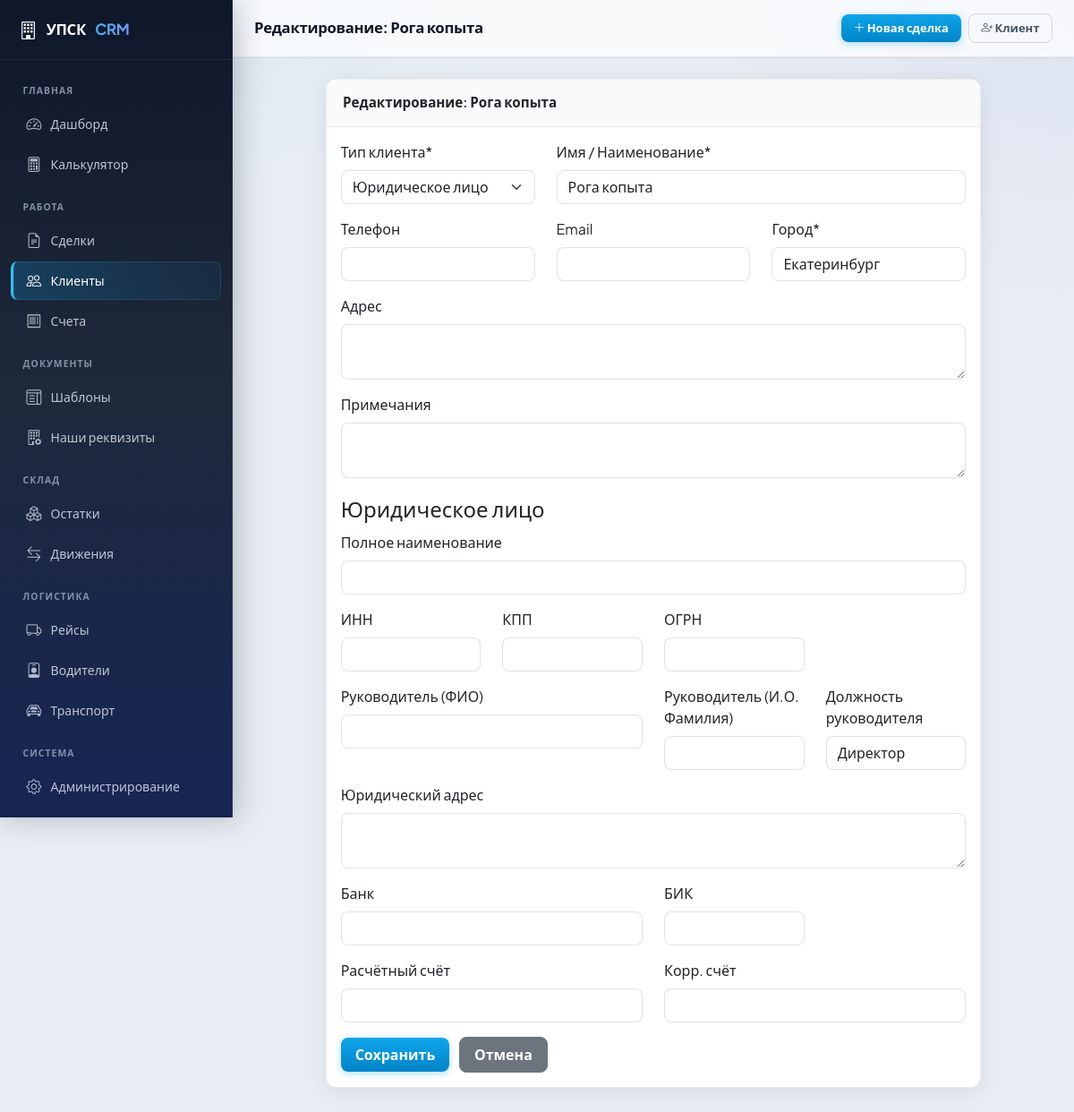
The page /clients/1/edit/ on the database its author committed.
### clients/models.py (models this page shows, shortened)
class Client(models.Model):
    CLIENT_TYPE_CHOICES = [
        ('individual', 'Физическое лицо'),
        ('company', 'Юридическое лицо'),
    ]
    client_type = models.CharField('Тип клиента', max_length=20, choices=CLIENT_TYPE_CHOICES, default='individual')
    name = models.CharField('Имя / Наименование', max_length=255)
    phone = models.CharField('Телефон', max_length=50, blank=True)
    email = models.EmailField('Email', blank=True)
    address = models.TextField('Адрес', blank=True)
    city = models.CharField('Город', max_length=100, default='Екатеринбург')
    notes = models.TextField('Примечания', blank=True)
    created_at = models.DateTimeField('Создан', auto_now_add=True)
    updated_at = models.DateTimeField('Обновлён', auto_now=True)
    passport_series = models.CharField('Серия паспорта', max_length=10, blank=True)
    passport_number = models.CharField('Номер паспорта', max_length=20, blank=True)
    passport_issued_by = models.CharField('Кем выдан', max_length=255, blank=True)
    passport_issued_date = models.DateField('Дата выдачи', null=True, blank=True)
    birth_date = models.DateField('Дата рождения', null=True, blank=True)
    registration_address = models.TextField('Адрес регистрации', blank=True)
    company_full_name = models.CharField('Полное наименование', max_length=500, blank=True)
    inn = models.CharField('ИНН', max_length=20, blank=True)
    kpp = models.CharField('КПП', max_length=20, blank=True)
    ogrn = models.CharField('ОГРН', max_length=20, blank=True)
    director = models.CharField('Руководитель (ФИО)', max_length=255, blank=True)
    director_short = models.CharField('Руководитель (И.О. Фамилия)', max_length=100, blank=True)
    director_title = models.CharField('Должность руководителя', max_length=100, default='Директор', blank=True)
    legal_address = models.TextField('Юридический адрес', blank=True)
    bank_name = models.CharField('Банк', max_length=255, blank=True)
    bank_account = models.CharField('Расчётный счёт', max_length=30, blank=True)
    bank_bik = models.CharField('БИК', max_length=20, blank=True)
    bank_corr_account = models.CharField('Корр. счёт', max_length=30, blank=True)
    class Meta:
        verbose_name = 'Клиент'
        verbose_name_plural = 'Клиенты'
        ordering = ['-created_at']

### clients/views.py (the view)
# urls.py: path('<int:pk>/edit/', views.client_edit, name='client_edit'),
def client_edit(request, pk):
    client = get_object_or_404(Client, pk=pk)
    if request.method == 'POST':
        form = ClientForm(request.POST, instance=client)
        if form.is_valid():
            form.save()
            messages.success(request, 'Данные клиента обновлены.')
            return redirect('client_detail', pk=client.pk)
    else:
        form = ClientForm(instance=client)
    return render(request, 'clients/form.html', {
        'form': form, 'client': client,
        'page_title': f'Редактирование: {client.name}', 'action': 'Сохранить',
    })

### templates/clients/form.html (shortened to what this page needs)
{% extends "base.html" %}
{% load crispy_forms_tags %}
{% block nav_clients %}active{% endblock %}
{% block content %}
<div class="row justify-content-center">
  <div class="col-lg-10">
    <div class="card">
      <div class="card-header">{{ page_title }}</div>
      <div class="card-body">
        <form method="post" id="clientForm">
          {% crispy form %}
        </form>
      </div>
    </div>
  </div>
</div>
{% endblock %}

### static/css/app.css (style rules this page uses)
:root { --sidebar-width: 260px; --topbar-height: 64px; --radius-sm: 8px; --radius-md: 12px; --radius-lg: 16px; --shadow-sm: 0 1px 2px rgba(15, 23, 42, 0.06); --shadow-md: 0 4px 24px rgba(15, 23, 42, 0.08); --shadow-lg: 0 12px 40px rgba(15, 23, 42, 0.12); --surface: #ffffff; --surface-2: #f8fafc; --border: rgba(15, 23, 42, 0.08); --accent: #0ea5e9; --accent-hover: #0284c7; --sidebar-bg: linear-gradient(180deg, #0f172a 0%, #1e293b 48%, #172554 100%); --sidebar-border: rgba(255, 255, 255, 0.06); --text-muted-custom: #64748b; --body-bg: #e8edf3; --bs-body-font-family: "Plus Jakarta Sans", system-ui, -apple-system, "Segoe UI", Roboto, sans-serif; --bs-primary: #0ea5e9; --bs-primary-rgb: 14, 165, 233; --bs-link-color: #0284c7; --bs-border-radius: var(--radius-sm); --bs-card-border-radius: var(--radius-md); }
*, *::before, *::after { box-sizing: border-box; }
body { font-family: var(--bs-body-font-family); background: var(--body-bg); background-image: radial-gradient(ellipse 120% 80% at 0% -20%, rgba(14, 165, 233, 0.12), transparent 50%), radial-gradient(ellipse 80% 60% at 100% 0%, rgba(99, 102, 241, 0.08), transparent 45%); background-attachment: fixed; color: #0f172a; -webkit-font-smoothing: antialiased; }
.card { border: 1px solid var(--border); border-radius: var(--radius-md); box-shadow: var(--shadow-md); background: var(--surface); overflow: hidden; }
.card-header { background: var(--surface-2) !important; border-bottom: 1px solid var(--border); font-weight: 600; font-size: 0.95rem; padding: 0.9rem 1.15rem; }
.btn { font-weight: 600; border-radius: var(--radius-sm); padding: 0.45rem 1rem; }
.btn-primary { background: linear-gradient(180deg, #0ea5e9 0%, #0284c7 100%); border: none; box-shadow: 0 2px 8px rgba(14, 165, 233, 0.35); }
.form-control, .form-select { border-radius: var(--radius-sm); border-color: rgba(15, 23, 42, 0.12); }

### rows shown on the page
Client: client_type "Юридическое лицо", name "Рога копыта", city "Екатеринбург", director_title "Директор"

### other values the page prints
{{ page_title|default:"" }} "Редактирование: Рога копыта"
{{ page_title }} "Редактирование: Рога копыта"
